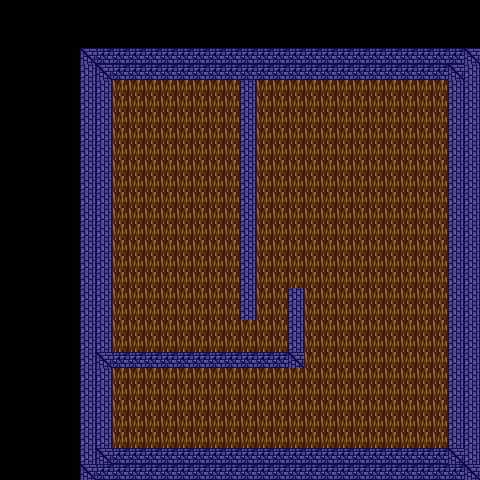

The image is a tile-based game level rendered from a .tmx file. Its description and complete source (layers, tilesets, objects, tile grids) follow:
An orthogonal 30x30 tile map with 16x16 px tiles, 1 tile layer (Tile1) and 30 objects (21x pillar, 3x lever, 3x plate, entrance, exit).

<map version="1.1" tiledversion="2018.09.12" orientation="orthogonal" renderorder="right-down" width="30" height="30" tilewidth="16" tileheight="16" infinite="0" nextlayerid="5" nextobjectid="51">
 <tileset firstgid="1" name="TileSet1" tilewidth="16" tileheight="16" tilecount="4" columns="0">
  <grid orientation="orthogonal" width="1" height="1" />
  <tile id="0">
   <image width="16" height="16" source="wal.png" />
  </tile>
  <tile id="1">
   <image width="16" height="16" source="FloorTile.png" />
  </tile>
  <tile id="2">
   <image width="16" height="16" source="wall corner.png" />
  </tile>
  <tile id="3">
   <image width="16" height="16" source="wal-horizontal.png" />
  </tile>
 </tileset>
 <layer id="3" name="Tile1" width="30" height="30">
  <data encoding="csv">
0,0,0,0,0,0,0,0,0,0,0,0,0,0,0,0,0,0,0,0,0,0,0,0,0,0,0,0,0,0,
0,0,0,0,0,0,0,0,0,0,0,0,0,0,0,0,0,0,0,0,0,0,0,0,0,0,0,0,0,0,
0,0,0,0,0,0,0,0,0,0,0,0,0,0,0,0,0,0,0,0,0,0,0,0,0,0,0,0,0,0,
0,0,0,0,0,3,1,1,1,1,1,1,1,1,1,1,1,1,1,1,1,1,1,1,1,1,1,1,1,3,
0,0,0,0,0,4,3,1,1,1,1,1,1,1,1,1,1,1,1,1,1,1,1,1,1,1,1,1,3,4,
0,0,0,0,0,4,4,2,2,2,2,2,2,2,2,4,2,2,2,2,2,2,2,2,2,2,2,2,4,4,
0,0,0,0,0,4,4,2,2,2,2,2,2,2,2,4,2,2,2,2,2,2,2,2,2,2,2,2,4,4,
0,0,0,0,0,4,4,2,2,2,2,2,2,2,2,4,2,2,2,2,2,2,2,2,2,2,2,2,4,4,
0,0,0,0,0,4,4,2,2,2,2,2,2,2,2,4,2,2,2,2,2,2,2,2,2,2,2,2,4,4,
0,0,0,0,0,4,4,2,2,2,2,2,2,2,2,4,2,2,2,2,2,2,2,2,2,2,2,2,4,4,
0,0,0,0,0,4,4,2,2,2,2,2,2,2,2,4,2,2,2,2,2,2,2,2,2,2,2,2,4,4,
0,0,0,0,0,4,4,2,2,2,2,2,2,2,2,4,2,2,2,2,2,2,2,2,2,2,2,2,4,4,
0,0,0,0,0,4,4,2,2,2,2,2,2,2,2,4,2,2,2,2,2,2,2,2,2,2,2,2,4,4,
0,0,0,0,0,4,4,2,2,2,2,2,2,2,2,4,2,2,2,2,2,2,2,2,2,2,2,2,4,4,
0,0,0,0,0,4,4,2,2,2,2,2,2,2,2,4,2,2,2,2,2,2,2,2,2,2,2,2,4,4,
0,0,0,0,0,4,4,2,2,2,2,2,2,2,2,4,2,2,2,2,2,2,2,2,2,2,2,2,4,4,
0,0,0,0,0,4,4,2,2,2,2,2,2,2,2,4,2,2,2,2,2,2,2,2,2,2,2,2,4,4,
0,0,0,0,0,4,4,2,2,2,2,2,2,2,2,4,2,2,2,2,2,2,2,2,2,2,2,2,4,4,
0,0,0,0,0,4,4,2,2,2,2,2,2,2,2,4,2,2,4,2,2,2,2,2,2,2,2,2,4,4,
0,0,0,0,0,4,4,2,2,2,2,2,2,2,2,4,2,2,4,2,2,2,2,2,2,2,2,2,4,4,
0,0,0,0,0,4,4,2,2,2,2,2,2,2,2,2,2,2,4,2,2,2,2,2,2,2,2,2,4,4,
0,0,0,0,0,4,4,2,2,2,2,2,2,2,2,2,2,2,4,2,2,2,2,2,2,2,2,2,4,4,
0,0,0,0,0,4,3,1,1,1,1,1,1,1,1,1,1,1,3,2,2,2,2,2,2,2,2,2,4,4,
0,0,0,0,0,4,4,2,2,2,2,2,2,2,2,2,2,2,2,2,2,2,2,2,2,2,2,2,4,4,
0,0,0,0,0,4,4,2,2,2,2,2,2,2,2,2,2,2,2,2,2,2,2,2,2,2,2,2,4,4,
0,0,0,0,0,4,4,2,2,2,2,2,2,2,2,2,2,2,2,2,2,2,2,2,2,2,2,2,4,4,
0,0,0,0,0,4,4,2,2,2,2,2,2,2,2,2,2,2,2,2,2,2,2,2,2,2,2,2,4,4,
0,0,0,0,0,4,4,2,2,2,2,2,2,2,2,2,2,2,2,2,2,2,2,2,2,2,2,2,4,4,
0,0,0,0,0,4,3,1,1,1,1,1,1,1,1,1,1,1,1,1,1,1,1,1,1,1,1,1,3,4,
0,0,0,0,0,3,1,1,1,1,1,1,1,1,1,1,1,1,1,1,1,1,1,1,1,1,1,1,1,3
</data>
 </layer>
 <objectgroup id="4" name="Mech">
  <object id="1" name="start" type="entrance" x="132" y="123" />
  <object id="9" name="on" type="pillar" x="218" y="222" />
  <object id="10" name="on" type="pillar" x="190" y="219" />
  <object id="11" name="on" type="pillar" x="162" y="221" />
  <object id="12" name="on" type="pillar" x="135" y="222" />
  <object id="14" name="on" type="lever" x="181" y="96" />
  <object id="15" name="q" type="plate" x="177" y="286" />
  <object id="16" name="q" type="pillar" x="141" y="308" />
  <object id="17" name="q" type="pillar" x="167" y="308" />
  <object id="18" name="q" type="pillar" x="191" y="311" />
  <object id="19" name="q" type="pillar" x="218" y="308" />
  <object id="20" name="q" type="plate" x="176" y="335" />
  <object id="21" x="206" y="265" />
  <object id="23" name="c" type="pillar" x="303" y="117" />
  <object id="25" name="b" type="lever" x="275" y="89" />
  <object id="26" name="b" type="pillar" x="321" y="300" />
  <object id="27" name="b" type="pillar" x="349" y="299" />
  <object id="31" name="d" type="pillar" x="403" y="207" />
  <object id="36" name="c" type="lever" x="431" y="211" />
  <object id="37" name="d" type="plate" x="373" y="206" />
  <object id="38" name="b" type="pillar" x="376" y="304" />
  <object id="39" name="b" type="pillar" x="400" y="305" />
  <object id="40" name="b" type="pillar" x="429" y="302" />
  <object id="41" name="d" type="pillar" x="402" y="232" />
  <object id="42" name="d" type="pillar" x="430" y="238" />
  <object id="43" name="d" type="pillar" x="430" y="182" />
  <object id="44" name="d" type="pillar" x="406" y="176" />
  <object id="45" name="c" type="pillar" x="277" y="119" />
  <object id="46" name="c" type="pillar" x="305" y="89" />
  <object id="50" name="leave" type="exit" x="367" y="401" />
 </objectgroup>
</map>
